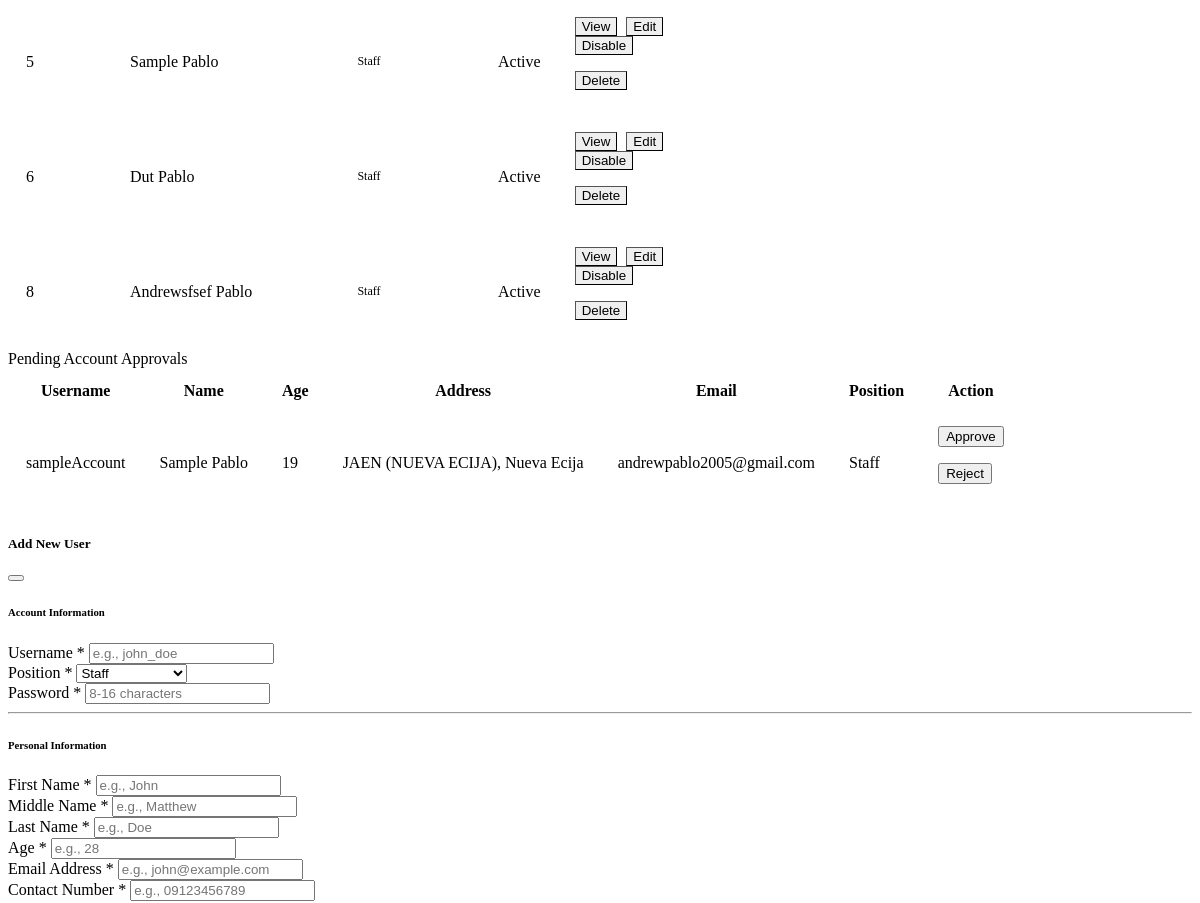
/reusablepage/usermanagement.php (signed in, middle part), run on an earlier commit of the app's database.
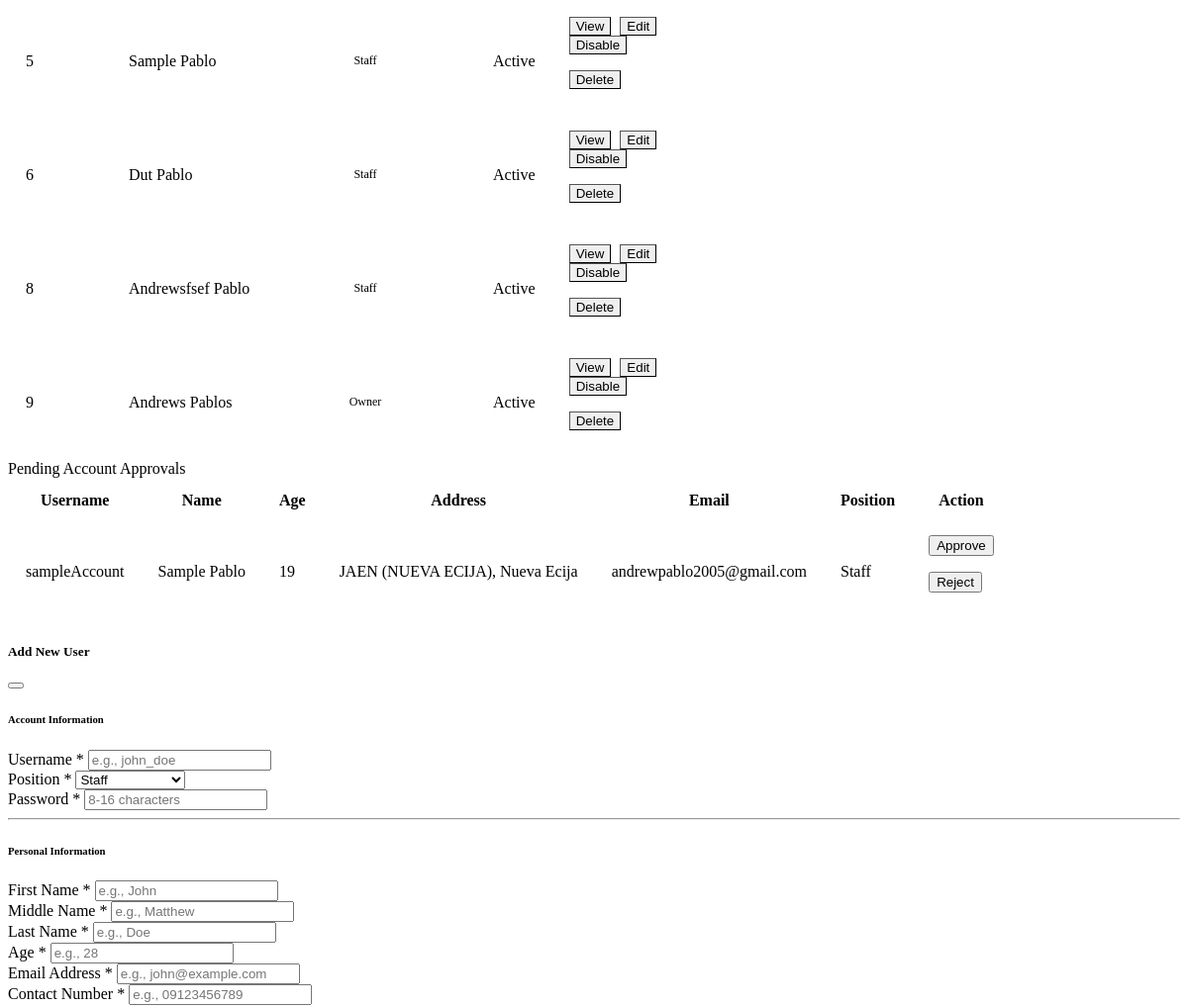
And on a later commit of the database.
### tables this page shows
CREATE TABLE `users_info` (
  `id` int(11) NOT NULL,
  `user_id` int(11) DEFAULT NULL,
  `firstname` varchar(255) NOT NULL,
  `middlename` varchar(255) NOT NULL,
  `lastname` varchar(255) NOT NULL,
  `age` int(11) NOT NULL,
  `street` varchar(155) NOT NULL,
  `barangay` varchar(155) NOT NULL,
  `city` varchar(155) NOT NULL,
  `province` varchar(155) NOT NULL,
  `country` varchar(155) NOT NULL,
  `email` varchar(155) NOT NULL,
  `contactnumber` varchar(11) NOT NULL
);

CREATE TABLE `users` (
  `id` int(11) NOT NULL,
  `username` varchar(155) NOT NULL,
  `password` varchar(255) NOT NULL,
  `void_password` varchar(255) DEFAULT NULL,
  `position` varchar(20) DEFAULT NULL,
  `failed_attempts` int(11) DEFAULT 0,
  `last_attempt` timestamp NULL DEFAULT NULL,
  `status` enum('active','disabled') NOT NULL DEFAULT 'active',
  `created_at` timestamp NOT NULL DEFAULT current_timestamp()
);

CREATE TABLE `pre_approved_users_info` (
  `id` int(11) NOT NULL,
  `pre_user_id` int(11) NOT NULL,
  `firstname` varchar(100) NOT NULL,
  `middlename` varchar(100) DEFAULT NULL,
  `lastname` varchar(100) NOT NULL,
  `age` int(11) NOT NULL,
  `street` varchar(100) NOT NULL,
  `barangay` varchar(100) NOT NULL,
  `city` varchar(100) NOT NULL,
  `province` varchar(100) NOT NULL,
  `country` varchar(100) NOT NULL,
  `email` varchar(155) NOT NULL,
  `contactnumber` varchar(20) NOT NULL,
  `created_at` timestamp NOT NULL DEFAULT current_timestamp()
);

CREATE TABLE `pre_approved_users` (
  `id` int(11) NOT NULL,
  `username` varchar(100) DEFAULT NULL,
  `password` varchar(255) DEFAULT NULL,
  `void_password` varchar(255) DEFAULT NULL,
  `position` varchar(50) DEFAULT NULL
);

### conn/basepath.php (called while the page is built, shortened)
<?php
if (!function_exists('mmbpos_base_path')) {
    function mmbpos_base_path(): string
    {
        static $base = null;
        $sn = str_replace('\\', '/', (string)($_SERVER['SCRIPT_NAME'] ?? '/index.php'));
        $dir = rtrim(str_replace('\\', '/', dirname($sn)), '/');
        if (preg_match('#^(.*)/(ownerpage|adminpage|staffpos|login_logout_page|reusablepage|function|conn)$#', $dir, $m)) {
            $base = rtrim(str_replace('\\', '/', $m[1]), '/');
        } else {
            $base = $dir;
        }
        return $base;
    }
}

### function/usermanagement.php (called while the page is built, shortened)
<?php
class UserManagement
{
    private $con;
    public function __construct($db)
    {
        $this->con = $db;
    }
    public function getAllUsers(): array
    {
        return $this->con
            ->query("SELECT u.*, ui.* FROM users u
                     LEFT JOIN users_info ui ON u.id = ui.user_id")
            ->fetchAll();
    }
}

### function/userregistration.php (called while the page is built, shortened)
<?php
class UserRegistration
{
    private $con;
    public function __construct($db)
    {
        $this->con = $db;
    }
    public function getAllPreUsers($limit = 50)
    {
        $stmt = $this->con->prepare("
        SELECT
            u.id,
            u.username,
            u.position,
            i.firstname,
            i.middlename,
            i.lastname,
            i.age,
            i.city,
            i.province,
            i.email,
            i.contactnumber
        FROM pre_approved_users u
        LEFT JOIN pre_approved_users_info i
        ON u.id = i.pre_user_id
        ORDER BY u.id DESC
        LIMIT :limit
    ");
        $stmt->bindValue(':limit', (int) $limit, \PDO::PARAM_INT);
        $stmt->execute();
        return $stmt->fetchAll(\PDO::FETCH_ASSOC);
    }
}
?>

### reusablepage/usermanagement.php (the view, shortened to what the changed rows need)
<?php
require_once __DIR__ . "/../conn/basepath.php";
require_once __DIR__ . "/../conn/database.php";
require_once __DIR__ . "/../function/usermanagement.php";
$usersmanagement = new UserManagement($db);
$users = $usersmanagement->getAllUsers();
?>
<link rel="stylesheet" href="<?= mmbpos_base_path() ?>/css/table.css">
<div>
    <div class="card">
        <div class="card-body p-4">
            <div class="tab-content" id="userManagementTabContent">
                <div class="tab-pane fade show active" id="user-accounts-pane" role="tabpanel" aria-labelledby="user-accounts-tab" tabindex="0">
            <div class="table-responsive">
                <table class="table table-striped table-hover align-middle w-100 myTable userstable">
                    <tbody>
                        <?php foreach ($users as $u): ?>
                            <tr>
                                <td class="col-id"><?= htmlspecialchars((string)($u['id']), ENT_QUOTES, 'UTF-8') ?></td>
                                <td class="col-name"><?= ($u['firstname']), " ", ($u['lastname']) ?></td>
                                <td class="col-position">
                                    <?php
                                    $pos = $u['position'];
                                    if ($pos === 'Admin') {
                                        $badgeClass = 'badge-soft-danger';
                                    } elseif ($pos === 'Owner') {
                                        $badgeClass = 'badge-soft-dark';
                                    } elseif ($pos === 'Staff') {
                                        $badgeClass = 'badge-soft-info';
                                    } else {
                                        $badgeClass = 'badge-soft-warning';
                                    }
                                    ?>
                                    <span class="badge <?= $badgeClass ?> badge-uniform">
                                        <?= htmlspecialchars($pos) ?>
                                    </span>
                                </td>
                                <td>
                                    <?php $isActive = ($u['status'] ?? 'active') === 'active'; ?>
                                    <span class="user-status <?= $isActive ? 'is-active' : 'is-disabled' ?>">
                                        <span class="status-dot"></span><?= $isActive ? 'Active' : 'Disabled' ?>
                                    </span>
                                </td>
                                <td class="col-action text-center ">
                                    <button type="button" class="btn btn-info btn-sm"
                                        onclick="mmbOpenUserModal(this)"
                                        data-bs-target="#view<?= htmlspecialchars((string)($u['id']), ENT_QUOTES, 'UTF-8') ?>">
                                        View
                                    </button>
                                    <button type="button" class="btn btn-primary btn-sm"
                                        onclick="mmbOpenUserModal(this)"
                                        data-bs-target="#edit<?= htmlspecialchars((string)($u['id']), ENT_QUOTES, 'UTF-8') ?>">
                                        Edit
                                    </button>
                                    <form method="POST" class="d-inline">
                                        <button type="submit" name="toggleUserStatus" class="btn <?= ($u['status'] ?? 'active') === 'active' ? 'btn-outline-secondary' : 'btn-primary' ?> btn-sm"
                                            data-mmb-confirm="<?= ($u['status'] ?? 'active') === 'active' ? 'Disable' : 'Enable' ?> this account?">
                                            <?= ($u['status'] ?? 'active') === 'active' ? 'Disable' : 'Enable' ?>
                                        </button>
                                    </form>
                                    <form method="POST" class="d-inline">
                                        <button type="submit" name="deleteUser" class="btn btn-danger btn-sm"
                                            data-mmb-confirm="Delete this user? This cannot be undone." data-mmb-ok="Yes, delete">
                                            Delete
                                        </button>
                                    </form>
                                </td>
                            </tr>
                        <?php endforeach; ?>
                    </tbody>
                </table>
            </div>
                </div>
                <div class="tab-pane fade" id="user-security-pane" role="tabpanel" aria-labelledby="user-security-tab" tabindex="0">
                    <?php include 'userauthentication.php'; ?>
                </div>
            </div>
        </div>
    </div>
</div>

### reusablepage/ownerapprovalpage.php (shortened to what the changed rows need)
<?php
require_once __DIR__ . "/../conn/database.php";
require_once __DIR__ . "/../function/userregistration.php";
$userAction = new UserRegistration($db);
$users = $userAction->getAllPreUsers();
?>
<?php if (empty($users)): ?>
    <div class="empty-panel">
        <div class="empty-panel-icon"><i class="fas fa-user-check"></i></div>
        <h6>No pending approvals</h6>
        <p>New staff account requests will appear here for review.</p>
    </div>
<?php else: ?>
<div class="table-responsive">
    <table class="table table-striped table-hover align-middle w-100 myTable pendingtable">
        <thead class="table-dark">
            <tr>
                <th>Username</th>
                <th>Name</th>
                <th>Age</th>
                <th>Address</th>
                <th>Email</th>
                <th>Position</th>
                <th class="text-center">Action</th>
            </tr>
        </thead>
        <tbody>
            <?php foreach ($users as $u): ?>
            <tr>
                <td><?= htmlspecialchars((string)($u['username']), ENT_QUOTES, 'UTF-8') ?></td>
                <td>
                    <?= ($u['firstname']) . ' ' . ($u['lastname'])?>
                </td>
                <td><?= htmlspecialchars((string)($u['age']), ENT_QUOTES, 'UTF-8') ?></td>
                <td>
                    <?= ($u['city']) . ', ' . ($u['province'])?>
                </td>
                <td><?= htmlspecialchars((string)($u['email']), ENT_QUOTES, 'UTF-8') ?></td>
                <td><?= htmlspecialchars((string)($u['position']), ENT_QUOTES, 'UTF-8') ?></td>
                <td class="text-center">
                    <div class="d-flex justify-content-center gap-2 flex-wrap">
                        <form method="POST">
                            <button name="action" value="approve"
                                class="btn btn-primary btn-sm">
                                <i class="fas fa-check me-1"></i>Approve
                            </button>
                        </form>
                        <form method="POST">
                            <button name="action" value="reject"
                                class="btn btn-danger btn-sm">
                                Reject
                            </button>
                        </form>
                    </div>
                </td>
            </tr>
            <?php endforeach; ?>
        </tbody>
    </table>
</div>
<?php endif; ?>

What changed in the data, as far as the page shows it:
added users_info: id "9", firstname "Andrews", lastname "Pablos", user.position "Owner"
